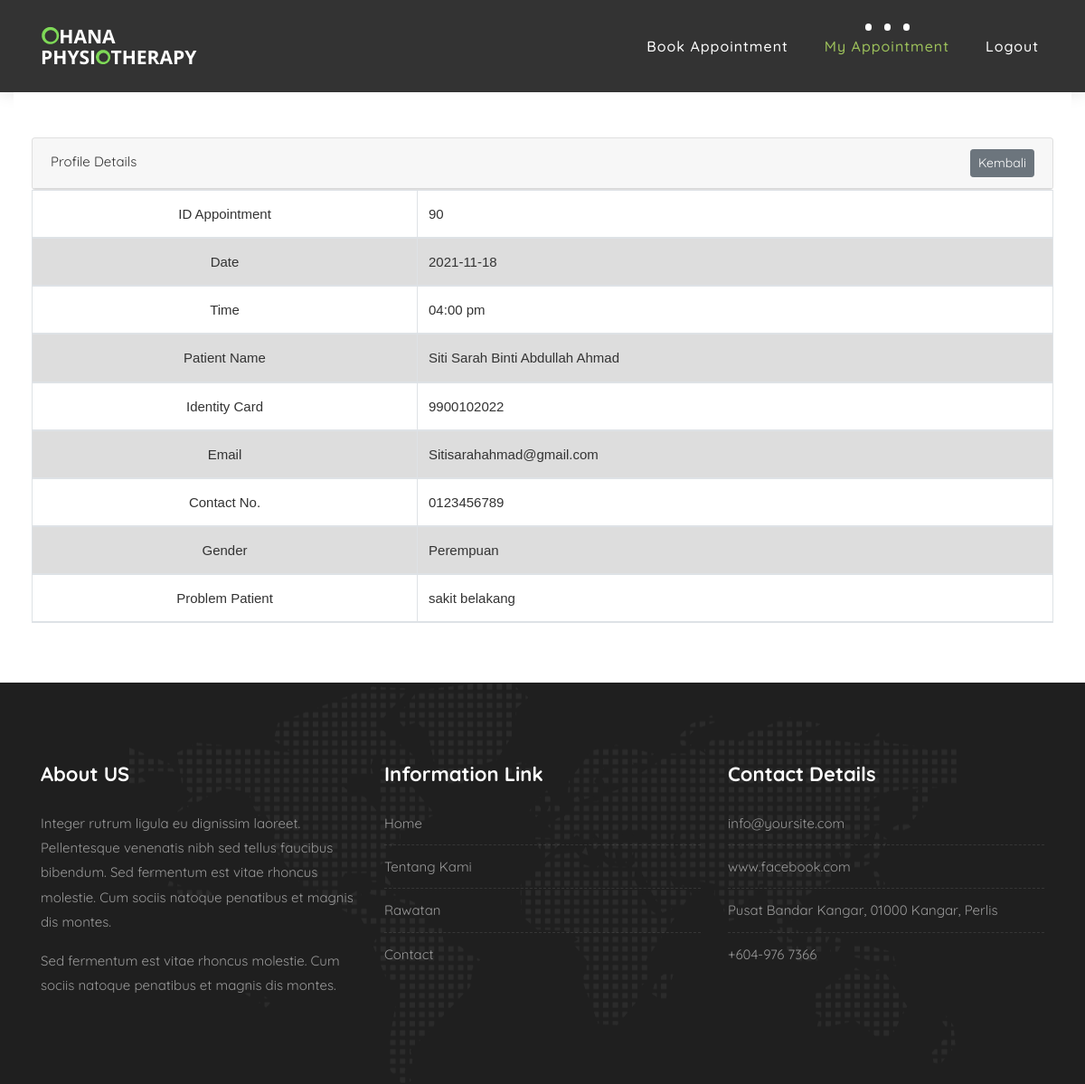
/display.php?id=90, run on the app's committed database.
### tables this page shows
CREATE TABLE `bookings` (
  `id_book` int(11) NOT NULL,
  `date` date NOT NULL,
  `timeslot` varchar(50) NOT NULL,
  `name` varchar(50) NOT NULL,
  `gender` varchar(50) NOT NULL,
  `phone` varchar(50) NOT NULL,
  `email` varchar(50) NOT NULL,
  `comment` varchar(50) NOT NULL,
  `ic` varchar(50) NOT NULL,
  `id_patient` int(11) NOT NULL
);

### display.php (the view, shortened to what this page needs)
<?php
include('connection.php');
$id_book=$_GET['id'];
$sql = "SELECT * FROM bookings WHERE id_book='$id_book'";
$result = mysqli_query($conn, $sql);
?>
<!DOCTYPE html>
<html lang="en">
        <link href="//maxcdn.bootstrapcdn.com/bootstrap/4.1.1/css/bootstrap.min.css" rel="stylesheet" id="bootstrap-css">
        <link rel="stylesheet" href="//maxcdn.bootstrapcdn.com/bootstrap/4.0.0-alpha.6/css/bootstrap.min.css" />
        <link href="//maxcdn.bootstrapcdn.com/font-awesome/4.3.0/css/font-awesome.min.css" rel="stylesheet" />
	<link rel="stylesheet" type="text/css" href="vendor/bootstrap/css/bootstrap.min.css">
	<link rel="stylesheet" type="text/css" href="fonts/font-awesome-4.7.0/css/font-awesome.min.css">
	<link rel="stylesheet" type="text/css" href="vendor/animate/animate.css">
	<link rel="stylesheet" type="text/css" href="vendor/select2/select2.min.css">
	<link rel="stylesheet" type="text/css" href="vendor/perfect-scrollbar/perfect-scrollbar.css">
	<link rel="stylesheet" type="text/css" href="css/util.css">
	<link rel="stylesheet" type="text/css" href="css/main.css">
    <link rel="stylesheet" href="css/bootstrap.min.css">
    <link rel="stylesheet" href="style.css">
    <link rel="stylesheet" href="css/versions.css">
    <link rel="stylesheet" href="css/responsive.css">
    <link rel="stylesheet" href="css/custom.css">
</head>
<body class="host_version">
	<header class="top-navbar">
		<nav class="navbar navbar-expand-lg navbar-light bg-light">
			<div class="container-fluid">
				<a class="navbar-brand" href="index.php">
					<img src="images/ohana.png" alt="" />
				</a>
				<div class="collapse navbar-collapse" id="navbars-host">
					<ul class="navbar-nav ml-auto">
						<li class="nav-item"><a class="nav-link" href="timeslot.php">Book Appointment</a></li>
						<li class="nav-item active"><a class="nav-link" href="viewbooking.php">My Appointment</a></li>
						<li class="nav-item"><a class="nav-link" href="logout.php">Logout</a></li>
					</ul>
				</div>
			</div>
		</nav>
	</header>
	<div class="col-lg-12">
	<form action="viewpatient.php" method="post" class="checkdomain form-inline" >
	<div class="card-body">
	<div class="table-responsive">
		<table class="table table-striped table-bordered" id="appointment_list_table">
			<thead>
			<div class="card">
				<div class="card-header">
					<div class="row">
						<div class="col-md-6">
							Profile Details
						</div>
						<?php
							if(mysqli_num_rows($result) > 0)
							{
							while($row = mysqli_fetch_assoc($result))
							{
						?>
						<div class="col-md-6 text-right">
							<a href="viewbooking.php" class="btn btn-secondary btn-sm" >Kembali</a>
						</div>
						<tr>
							<th class="text-center" width="20%">ID Appointment</th>
							<td><?php echo $row['id_book']; ?></td>
						</tr>
						<tr>
							<th class="text-center" width="20%">Date</th>
							<td><?php echo $row['date']; ?></td>
						</tr>
						<tr>
							<th class="text-center" width="20%">Time</th>
							<td><?php echo $row['timeslot']; ?></td>
						</tr>
						<tr>
							<th class="text-center" width="20%">Patient Name</th>
							<td><?php echo $row['name']; ?></td>
						</tr>
						<tr>
							<th class="text-center" width="20%">Identity Card</th>
							<td><?php echo $row['ic']; ?></td>
						</tr>
						<tr>
							<th class="text-center" width="20%">Email</th>
							<td><?php echo $row['email']; ?></td>
						</tr>
						<tr>
							<th class="text-center" width="20%">Contact No.</th>
							<td><?php echo $row['phone']; ?></td>
						</tr>
						<tr>
							<th class="text-center" width="20%">Gender</th>
							<td><?php echo $row['gender']; ?></td>
						</tr>
						<tr>
							<th class="text-center" width="20%">Problem Patient</th>
							<td><?php echo $row['comment']; ?></td>
						</tr>
						<?php
							   }
							}
							else
							{
							   echo "0 results";
							}
						?>
					</div>
				</div>
			</div>
				</thead>
		</table>
	</div>
	</div>
 </form>
                </div>
  <footer class="footer">
        <div class="container">
            <div class="row">
                <div class="col-lg-4 col-md-4 col-xs-12">
                    <div class="widget clearfix">
                        <div class="widget-title">
                            <h3>About US</h3>
                        </div>
                        <p> Integer rutrum ligula eu dignissim laoreet. Pellentesque venenatis nibh sed tellus faucibus bibendum. Sed fermentum est vitae rhoncus molestie. Cum sociis natoque penatibus et magnis dis montes.</p>
                        <p>Sed fermentum est vitae rhoncus molestie. Cum sociis natoque penatibus et magnis dis montes.</p>
                    </div>
                </div>
				<div class="col-lg-4 col-md-4 col-xs-12">
                    <div class="widget clearfix">
                        <div class="widget-title">
                            <h3>Information Link</h3>
                        </div>
                        <ul class="footer-links">
                            <li><a href="index.php">Home</a></li>
							<li><a href="about.php">Tentang Kami</a></li>
							<li><a href="hosting.php">Rawatan</a></li>
							<li><a href="contact.php">Contact</a></li>
                        </ul>
                    </div>
                </div>
                <div class="col-lg-4 col-md-4 col-xs-12">
                    <div class="widget clearfix">
                        <div class="widget-title">
                            <h3>Contact Details</h3>
                        </div>
                        <ul class="footer-links">
                            <li><a href="mailto:#">info@yoursite.com</a></li>
                            <li><a href="#">www.facebook.com</a></li>
                            <li> Pusat Bandar Kangar, 01000 Kangar, Perlis</li>
                            <li>+604-976 7366</li>
                        </ul>
                    </div>
                </div>
            </div>
        </div>
    </footer>
</body>
</html>

### css/main.css (style rules this page uses)
* { margin: 0px; padding: 0px; box-sizing: border-box; }
body, html { height: 100%; font-family: sans-serif; }
a { margin: 0px; transition: all 0.4s; -webkit-transition: all 0.4s; -o-transition: all 0.4s; -moz-transition: all 0.4s; }
h1,h2,h3,h4,h5,h6 { margin: 0px; }
p { margin: 0px; }
ul, li { margin: 0px; list-style-type: none; }
table { width: 100%; background-color: #fff; }
th, td { font-weight: unset; padding-right: 10px; }

### style.css (style rules this page uses)
body { color: #333333; font-size: 15px; font-family: 'Quicksand', sans-serif; line-height: 1.80857; }
html, body { height: 100%; }
a { color: #1f1f1f; text-decoration: none !important; outline: none !important; -webkit-transition: all .3s ease-in-out; -moz-transition: all .3s ease-in-out; -ms-transition: all .3s ease-in-out; -o-transition: all .3s ease-in-out; transition: all .3s ease-in-out; }
h1, h2, h3, h4, h5, h6 { letter-spacing: 0; font-weight: normal; position: relative; padding: 0 0 10px 0; font-weight: normal; line-height: 120% !important; color: #1f1f1f; margin: 0 }
h3 { font-size: 18px }
a { color: #1f1f1f; text-decoration: none; outline: none; }
a, .btn { text-decoration: none !important; outline: none !important; -webkit-transition: all .3s ease-in-out; -moz-transition: all .3s ease-in-out; -ms-transition: all .3s ease-in-out; -o-transition: all .3s ease-in-out; transition: all .3s ease-in-out; }
.top-navbar .bg-light { background: #333333 !important; }
.top-navbar .navbar-light .navbar-nav .nav-link { color: #ffffff; font-size: 16px; font-weight: 500; }
.top-navbar .navbar-light .navbar-nav .nav-item { position: relative; display: inline-block; padding: 15px 0px; margin: 0px 20px; }
.top-navbar .navbar-light .navbar-nav .nav-item .nav-link { padding: 6px 0px; position: relative; display: block; line-height: 30px; letter-spacing: 1px; }
.top-navbar .navbar-light .navbar-nav .nav-item::after { position: absolute; content: ''; left: 50%; bottom: auto; top: 11px; width: 7px; height: 8px; opacity: 0; margin-left: -3px; background-color: #ffffff; border-radius: 50px; -webkit-transform: translateY(0px); transform: translateY(0px); transition: all 900ms ease; -webkit-transition: all 900ms ease; -ms-transition: all 900ms ease; -o-transition: all 900ms ease; -moz-transition: all 900ms ease; }
.top-navbar .navbar-light .navbar-nav .nav-item .nav-link::before { position: absolute; content: ''; left: 0%; bottom: auto; top: -4px; width: 7px; height: 8px; border-radius: 50px; opacity: 0; margin-left: -10px; background-color: #ffffff; -webkit-transform: translateY(0px); transform: translateY(0px); transition: all 900ms ease; -webkit-transition: all 900ms ease; -ms-transition: all 900ms ease; -o-transition: all 900ms ease; -moz-transition: all 900ms ease; }
.top-navbar .navbar-light .navbar-nav .nav-item .nav-link::after { position: absolute; content: ''; right: 0%; left: auto; bottom: auto; top: -4px; width: 7px; height: 8px; border-radius: 50px; border: none !important; opacity: 0; margin-right: -11px; background-color: #ffffff; transition: all 900ms ease; -webkit-transition: all 900ms ease; -ms-transition: all 900ms ease; -o-transition: all 900ms ease; -moz-transition: all 900ms ease; }
.top-navbar .navbar-light .navbar-nav .nav-item.active::after { opacity: 1; }
.top-navbar .navbar-light .navbar-nav .nav-item.active .nav-link::before { opacity: 1; left: 40%; }
.top-navbar .navbar-light .navbar-nav .nav-item.active .nav-link { color: #9dc15b; }
.top-navbar .navbar-light .navbar-nav .nav-item.active .nav-link::after { opacity: 1; right: 40%; }
.top-navbar .bg-light { padding-top: 15px; padding-bottom: 15px; box-shadow: 0 0 18px 0 rgba(0,0,0,.12); }
.footer { padding: 90px 0 80px !important; color: #999; background:#1f1f1f url('images/world-map.png') no-repeat center; }
.footer .widget-title { position: relative; display: block; margin-bottom: 30px; }
.footer .widget-title h3 { color: #fff; font-weight: 700; font-size: 22px; padding: 0; margin: 0; line-height: 1 !important; }
.footer-links { list-style: none; padding: 0; }
.footer-links a { color: #999; }
.footer-links li { margin-bottom: 10px; display: block; width: 100%; border-bottom: 1px dashed rgba(255, 255, 255, 0.1); padding-bottom: 10px; }
.footer-links li:last-child { margin-bottom: 0; padding-bottom: 0; border: 0; }

### css/versions.css (style rules this page uses)
body.host_version .checkdomain { background-color: #fff; padding: 30px 0px; text-align: left; }
body.host_version .checkdomain { margin-top: 0px; display: block; position: relative; }

### data on the page
bookings: id_book "90", date "2021-11-18", timeslot "04:00 pm", name "Siti Sarah Binti Abdullah Ahmad", ic "9900102022", email "Sitisarahahmad@gmail.com", phone "0123456789", gender "Perempuan", comment "sakit belakang"
